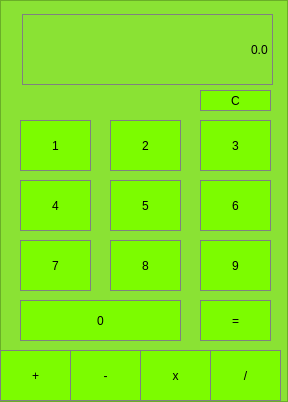
<?xml version="1.0" encoding="UTF-8"?>
<ui version="4.0">
 <class>MainWindow</class>
 <widget class="QMainWindow" name="MainWindow">
  <property name="geometry">
   <rect>
    <x>0</x>
    <y>0</y>
    <width>288</width>
    <height>402</height>
   </rect>
  </property>
  <property name="windowTitle">
   <string>MainWindow</string>
  </property>
  <widget class="QWidget" name="centralWidget">
   <layout class="QVBoxLayout" name="verticalLayout">
    <property name="spacing">
     <number>0</number>
    </property>
    <property name="leftMargin">
     <number>0</number>
    </property>
    <property name="topMargin">
     <number>0</number>
    </property>
    <property name="rightMargin">
     <number>0</number>
    </property>
    <property name="bottomMargin">
     <number>0</number>
    </property>
    <item>
     <widget class="QFrame" name="frame">
      <property name="styleSheet">
       <string notr="true">background-color: rgb(138, 226, 52);</string>
      </property>
      <property name="frameShape">
       <enum>QFrame::StyledPanel</enum>
      </property>
      <property name="frameShadow">
       <enum>QFrame::Raised</enum>
      </property>
      <widget class="QPushButton" name="Button1">
       <property name="geometry">
        <rect>
         <x>20</x>
         <y>120</y>
         <width>71</width>
         <height>51</height>
        </rect>
       </property>
       <property name="styleSheet">
        <string notr="true">QPushButton{
	background-color: #7CFC00;
	border: 1px solid gray;
	padding: 5px;
}

QPushButton:pressed{
	background-color: #32CD32;
	border: 1px solid gray;
	padding: 5px;
}</string>
       </property>
       <property name="text">
        <string>1</string>
       </property>
      </widget>
      <widget class="QPushButton" name="Button2">
       <property name="geometry">
        <rect>
         <x>110</x>
         <y>120</y>
         <width>71</width>
         <height>51</height>
        </rect>
       </property>
       <property name="styleSheet">
        <string notr="true">QPushButton{
	background-color: #7CFC00;
	border: 1px solid gray;
	padding: 5px;
}

QPushButton:pressed{
	background-color: #32CD32;
	border: 1px solid gray;
	padding: 5px;
}</string>
       </property>
       <property name="text">
        <string>2</string>
       </property>
      </widget>
      <widget class="QPushButton" name="Button3">
       <property name="geometry">
        <rect>
         <x>200</x>
         <y>120</y>
         <width>71</width>
         <height>51</height>
        </rect>
       </property>
       <property name="styleSheet">
        <string notr="true">QPushButton{
	background-color: #7CFC00;
	border: 1px solid gray;
	padding: 5px;
}

QPushButton:pressed{
	background-color: #32CD32;
	border: 1px solid gray;
	padding: 5px;
}</string>
       </property>
       <property name="text">
        <string>3</string>
       </property>
      </widget>
      <widget class="QPushButton" name="Button4">
       <property name="geometry">
        <rect>
         <x>20</x>
         <y>180</y>
         <width>71</width>
         <height>51</height>
        </rect>
       </property>
       <property name="styleSheet">
        <string notr="true">QPushButton{
	background-color: #7CFC00;
	border: 1px solid gray;
	padding: 5px;
}

QPushButton:pressed{
	background-color: #32CD32;
	border: 1px solid gray;
	padding: 5px;
}</string>
       </property>
       <property name="text">
        <string>4</string>
       </property>
      </widget>
      <widget class="QPushButton" name="Button6">
       <property name="geometry">
        <rect>
         <x>200</x>
         <y>180</y>
         <width>71</width>
         <height>51</height>
        </rect>
       </property>
       <property name="styleSheet">
        <string notr="true">QPushButton{
	background-color: #7CFC00;
	border: 1px solid gray;
	padding: 5px;
}

QPushButton:pressed{
	background-color: #32CD32;
	border: 1px solid gray;
	padding: 5px;
}</string>
       </property>
       <property name="text">
        <string>6</string>
       </property>
      </widget>
      <widget class="QPushButton" name="Button5">
       <property name="geometry">
        <rect>
         <x>110</x>
         <y>180</y>
         <width>71</width>
         <height>51</height>
        </rect>
       </property>
       <property name="styleSheet">
        <string notr="true">QPushButton{
	background-color: #7CFC00;
	border: 1px solid gray;
	padding: 5px;
}

QPushButton:pressed{
	background-color: #32CD32;
	border: 1px solid gray;
	padding: 5px;
}</string>
       </property>
       <property name="text">
        <string>5</string>
       </property>
      </widget>
      <widget class="QPushButton" name="Button7">
       <property name="geometry">
        <rect>
         <x>20</x>
         <y>240</y>
         <width>71</width>
         <height>51</height>
        </rect>
       </property>
       <property name="styleSheet">
        <string notr="true">QPushButton{
	background-color: #7CFC00;
	border: 1px solid gray;
	padding: 5px;
}

QPushButton:pressed{
	background-color: #32CD32;
	border: 1px solid gray;
	padding: 5px;
}</string>
       </property>
       <property name="text">
        <string>7</string>
       </property>
      </widget>
      <widget class="QPushButton" name="Button9">
       <property name="geometry">
        <rect>
         <x>200</x>
         <y>240</y>
         <width>71</width>
         <height>51</height>
        </rect>
       </property>
       <property name="styleSheet">
        <string notr="true">QPushButton{
	background-color: #7CFC00;
	border: 1px solid gray;
	padding: 5px;
}

QPushButton:pressed{
	background-color: #32CD32;
	border: 1px solid gray;
	padding: 5px;
}</string>
       </property>
       <property name="text">
        <string>9</string>
       </property>
      </widget>
      <widget class="QPushButton" name="Button8">
       <property name="geometry">
        <rect>
         <x>110</x>
         <y>240</y>
         <width>71</width>
         <height>51</height>
        </rect>
       </property>
       <property name="styleSheet">
        <string notr="true">QPushButton{
	background-color: #7CFC00;
	border: 1px solid gray;
	padding: 5px;
}

QPushButton:pressed{
	background-color: #32CD32;
	border: 1px solid gray;
	padding: 5px;
}</string>
       </property>
       <property name="text">
        <string>8</string>
       </property>
      </widget>
      <widget class="QPushButton" name="Button0">
       <property name="geometry">
        <rect>
         <x>20</x>
         <y>300</y>
         <width>161</width>
         <height>41</height>
        </rect>
       </property>
       <property name="styleSheet">
        <string notr="true">QPushButton{
	background-color: #7CFC00;
	border: 1px solid gray;
	padding: 5px;
}

QPushButton:pressed{
	background-color: #32CD32;
	border: 1px solid gray;
	padding: 5px;
}</string>
       </property>
       <property name="text">
        <string>0</string>
       </property>
      </widget>
      <widget class="QPushButton" name="Subtract">
       <property name="geometry">
        <rect>
         <x>70</x>
         <y>350</y>
         <width>71</width>
         <height>51</height>
        </rect>
       </property>
       <property name="styleSheet">
        <string notr="true">QPushButton{
	background-color: #7CFC00;
	border: 1px solid gray;
	padding: 5px;
}

QPushButton:pressed{
	background-color: #32CD32;
	border: 1px solid gray;
	padding: 5px;
}</string>
       </property>
       <property name="text">
        <string>-</string>
       </property>
      </widget>
      <widget class="QPushButton" name="Add">
       <property name="geometry">
        <rect>
         <x>0</x>
         <y>350</y>
         <width>71</width>
         <height>51</height>
        </rect>
       </property>
       <property name="styleSheet">
        <string notr="true">QPushButton{
	background-color: #7CFC00;
	border: 1px solid gray;
	padding: 5px;
}

QPushButton:pressed{
	background-color: #32CD32;
	border: 1px solid gray;
	padding: 5px;
}</string>
       </property>
       <property name="text">
        <string>+</string>
       </property>
      </widget>
      <widget class="QPushButton" name="Multiply">
       <property name="geometry">
        <rect>
         <x>140</x>
         <y>350</y>
         <width>71</width>
         <height>51</height>
        </rect>
       </property>
       <property name="styleSheet">
        <string notr="true">QPushButton{
	background-color: #7CFC00;
	border: 1px solid gray;
	padding: 5px;
}

QPushButton:pressed{
	background-color: #32CD32;
	border: 1px solid gray;
	padding: 5px;
}</string>
       </property>
       <property name="text">
        <string>x</string>
       </property>
      </widget>
      <widget class="QPushButton" name="Divide">
       <property name="geometry">
        <rect>
         <x>210</x>
         <y>350</y>
         <width>71</width>
         <height>51</height>
        </rect>
       </property>
       <property name="styleSheet">
        <string notr="true">QPushButton{
	background-color: #7CFC00;
	border: 1px solid gray;
	padding: 5px;
}

QPushButton:pressed{
	background-color: #32CD32;
	border: 1px solid gray;
	padding: 5px;
}</string>
       </property>
       <property name="text">
        <string>/</string>
       </property>
      </widget>
      <widget class="QPushButton" name="Equal">
       <property name="geometry">
        <rect>
         <x>200</x>
         <y>300</y>
         <width>71</width>
         <height>41</height>
        </rect>
       </property>
       <property name="styleSheet">
        <string notr="true">QPushButton{
	background-color: #7CFC00;
	border: 1px solid gray;
	padding: 5px;
}

QPushButton:pressed{
	background-color: #32CD32;
	border: 1px solid gray;
	padding: 5px;
}</string>
       </property>
       <property name="text">
        <string>=</string>
       </property>
      </widget>
      <widget class="QPushButton" name="MemClear">
       <property name="geometry">
        <rect>
         <x>200</x>
         <y>90</y>
         <width>71</width>
         <height>21</height>
        </rect>
       </property>
       <property name="styleSheet">
        <string notr="true">QPushButton{
	background-color: #7CFC00;
	border: 1px solid gray;
	padding: 5px;
}

QPushButton:pressed{
	background-color: #32CD32;
	border: 1px solid gray;
	padding: 5px;
}</string>
       </property>
       <property name="text">
        <string>C</string>
       </property>
      </widget>
      <widget class="QLineEdit" name="Display">
       <property name="geometry">
        <rect>
         <x>22</x>
         <y>14</y>
         <width>251</width>
         <height>71</height>
        </rect>
       </property>
       <property name="styleSheet">
        <string notr="true">QLineEdit{
	background-color: #gray;
	border: 1px solid gray;
	Color: #fffff;
}</string>
       </property>
       <property name="text">
        <string>0.0</string>
       </property>
       <property name="alignment">
        <set>Qt::AlignRight|Qt::AlignTrailing|Qt::AlignVCenter</set>
       </property>
      </widget>
     </widget>
    </item>
   </layout>
  </widget>
 </widget>
 <layoutdefault spacing="6" margin="11"/>
 <resources/>
 <connections/>
</ui>
